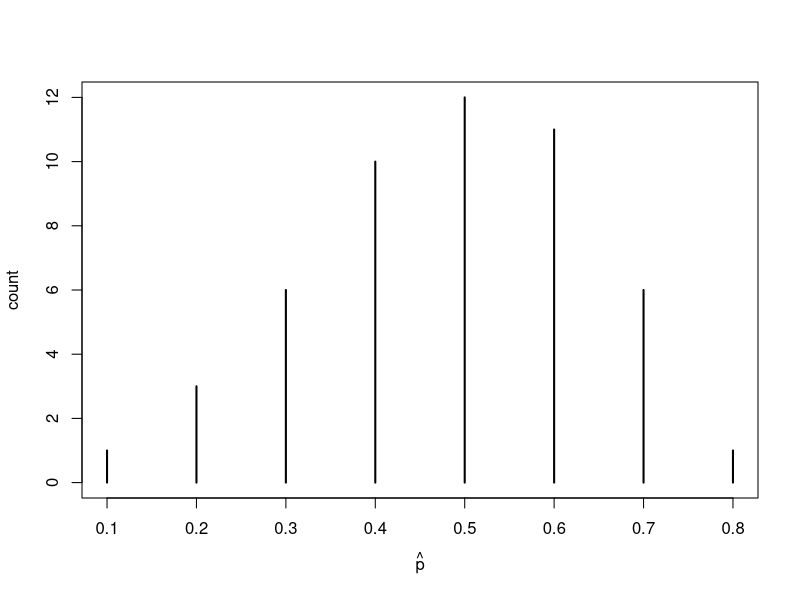
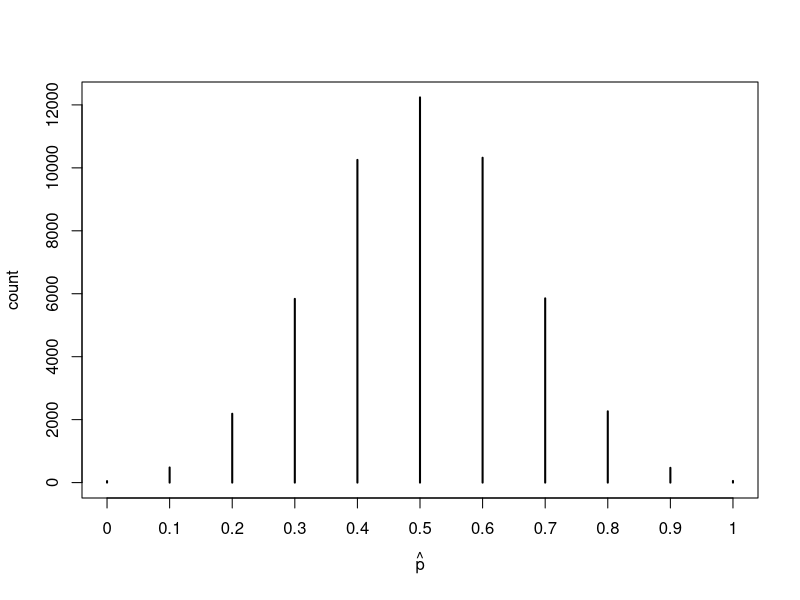
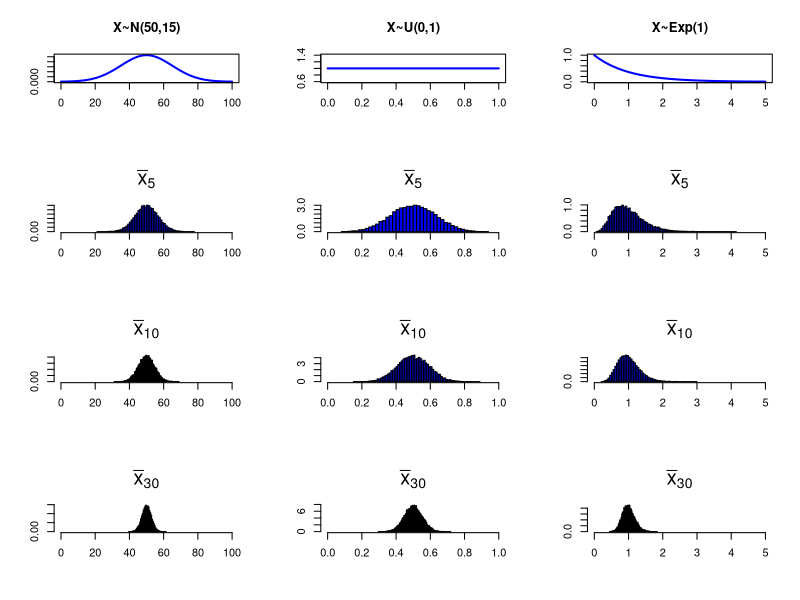

Source code (R) for these figures, in order:
## ---- chunk 1
set.seed(12)
cointoss <- rbinom(50, 10, 1/2)
phat <- cointoss/10
xtabs(~phat)
plot(xtabs(~phat),ylab= "count",xlab = expression(hat(p)))
## ---- chunk 2
set.seed(12)
cointoss <- rbinom(50000, 10, 1/2)
phat <- cointoss/10
xtabs(~phat)
mean(phat)
sd(phat)
plot(xtabs(~phat),ylab= "count",xlab = expression(hat(p)))
## ---- chunk 3
fmin <- function(x){20/x^21}
integrate(fmin, 1, 1.2)
## ---- chunk 4
set.seed(123)
par(mfrow=c(4,3))
# X~N(50,15)
x <- seq(0,100,.01)
y <- dnorm(x,50,15)
plot(x,y,type="l",col="blue",lwd=2,main="X~N(50,15)",xlab="",ylab="")

# X~U(0,1)
x <- seq(0,1,.001)
y <- dunif(x,0,1)
plot(x,y,type="l",col="blue",lwd=2,main="X~U(0,1)",xlab="",ylab="")

# X~Exp(1)
x <- seq(0,5,.01)
y <- dexp(x,1)
plot(x,y,type="l",col="blue",lwd=2,main="X~Exp(1)",xlab="",ylab="")

m <- 20000  # Number of Samples
EX <- 1.2   # Character expansion

xbar.5 <- apply(matrix(rnorm(m*5,50,15),nrow=m),1,mean)
hist(xbar.5,breaks="Scott",col="blue",xlim=c(0,100),prob=T,xlab="",ylab="",main="")
mtext(  expression(bar(x)[5]),side=3,line=1,cex=EX)

xbar.5 <- apply(matrix(runif(m*5,0,1),nrow=m),1,mean)
hist(xbar.5,breaks="Scott",col="blue",xlim=c(0,1),prob=T,xlab="",ylab="",main="")
mtext(  expression(bar(x)[5]),side=3,line=1,cex=EX)

xbar.5 <- apply(matrix(rexp(m*5,1),nrow=m),1,mean)
hist(xbar.5,breaks="Scott",col="blue",xlim=c(0,5),prob=T,xlab="",ylab="",main="")
mtext(  expression(bar(x)[5]),side=3,line=1,cex=EX)

xbar.10 <- apply(matrix(rnorm(m*10,50,15),nrow=m),1,mean)
hist(xbar.10,breaks="Scott",col="blue",xlim=c(0,100),prob=T,xlab="",ylab="",main="")
mtext(  expression(bar(x)[10]),side=3,line=1,cex=EX)

xbar.10 <- apply(matrix(runif(m*10,0,1),nrow=m),1,mean)
hist(xbar.10,breaks="Scott",col="blue",xlim=c(0,1),prob=T,xlab="",ylab="",main="")
mtext(  expression(bar(x)[10]),side=3,line=1,cex=EX)

xbar.10 <- apply(matrix(rexp(m*10,1),nrow=m),1,mean)
hist(xbar.10,breaks="Scott",col="blue",xlim=c(0,5),prob=T,xlab="",ylab="",main="")
mtext(  expression(bar(x)[10]),side=3,line=1,cex=EX)

xbar.30 <- apply(matrix(rnorm(m*30,50,15),nrow=m),1,mean)
hist(xbar.30,breaks="Scott",col="blue",xlim=c(0,100),prob=T,xlab="",ylab="",main="")
mtext(  expression(bar(x)[30]),side=3,line=1,cex=EX)

xbar.30 <- apply(matrix(runif(m*30,0,1),nrow=m),1,mean)
hist(xbar.30,breaks="Scott",col="blue",xlim=c(0,1),prob=T,xlab="",ylab="",main="")
mtext(  expression(bar(x)[30]),side=3,line=1,cex=EX)

xbar.30 <- apply(matrix(rexp(m*30,1),nrow=m),1,mean)
hist(xbar.30,breaks="Scott",col="blue",xlim=c(0,5),prob=T,xlab="",ylab="",main="")
mtext(  expression(bar(x)[30]),side=3,line=1,cex=EX)

par(mfrow=c(1,1))
## ---- chunk 5
pbinom(160, 300, 1/2)
